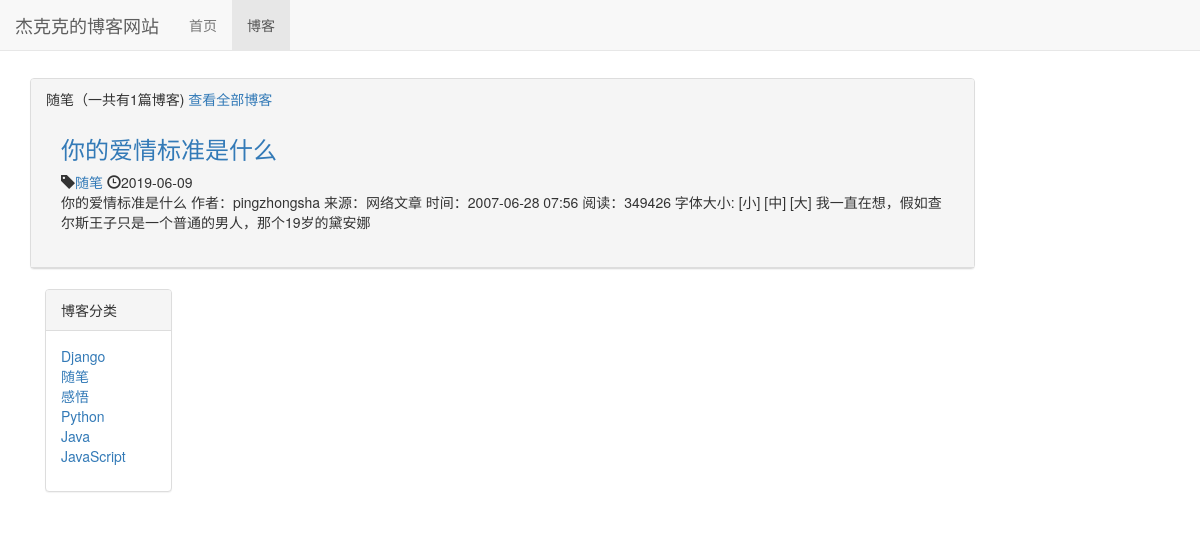
Page /blog/type/2 on the committed database.
### blog/models.py (models this page shows)
class BlogType(models.Model):
    type_name = models.CharField(max_length=15)
    def __str__(self):
        return self.type_name

class Blog(models.Model):
    title = models.CharField(max_length=50)
    blogtype = models.ForeignKey(BlogType,on_delete=models.DO_NOTHING)
    content = models.TextField()
    author = models.ForeignKey(User,on_delete=models.DO_NOTHING)
    created_time = models.DateTimeField(auto_now_add=True)
    last_updated_time = models.DateTimeField(auto_now=True)
    def __str__(self):
        return f"<Blog:{self.title}>"

### blog/views.py (the view)
# urls.py: path('type/<type_id>',views.blog_type_list,name = "type_list"),
def blog_type_list(request,type_id):
    context = {}
    blog_type  = BlogType.objects.get(pk = type_id)
    context['blogs'] = Blog.objects.filter(blogtype=blog_type)
    context['blog_type'] = blog_type
    context['blog_types'] = BlogType.objects.all()
    print(context)
    return render_to_response('blog/blog_type.html', context)

### blog/templates/blog/blog_type.html (shortened to what this page needs)
{% extends 'blog/blog_list.html' %}
{% block blog_list_title %}
    {{ blog_type.type_name  }}（一共有{{ blogs|length }}篇博客)
    <a href="{% url 'blog_list' %}">查看全部博客</a>
{% endblock %}

### blog/templates/blog/blog_list.html (shortened to what this page needs)
{% extends 'base.html' %}
{% load staticfiles %}
{% block header_extends %}
    <link rel="stylesheet" href="{% static  'blog/blog.css' %}">
{% endblock %}
{% block content %}
    <div class="container">
        <div class="row">
            <div class="col-xs-12 col-sm-8 col-md-9 col-lg-10">
                <div class="panel panel-default">
                    <div class="panel-heading">
                        {% block blog_list_title %}{% endblock %}
                    <div class="panel-body">
                        {% for blog in blogs %}
                            <div class="blog">
                           <h3> <a href="{% url 'bg_detail' blog.pk %}">{{ blog.title }}</a></h3>
                             <p class="blog-info">
                                 <span class="glyphicon glyphicon-tag"></span><a href="{% url 'type_list' blog.blogtype.pk %}">{{ blog.blogtype }}</a>
                                 <span class="glyphicon glyphicon-time"></span>{{ blog.created_time|date:"Y-m-d" }}
                             </p>
                            <p>{{ blog.content|truncatechars:120 }}</p>
                            </div>
                        {% empty %}
                            <div class="blog">
                            <h3>-- 暂无内容，敬请期待--</h3>
                            </div>
                        {% endfor %}
                    </div>
                </div>
            </div>
            <div class="hidden-xs col-sm-4 col-md-3 col-lg-2">
            <div class="panel panel-default">
                <div class="panel-heading">博客分类</div>
                <div class="panel-body">
                    <ul class="blog-types">
                        {% for blog_type in blog_types %}
                            <li><a href="{% url 'type_list' blog_type.pk %}">{{ blog_type.type_name }}</a></li>
                        {% empty %}
                            <li>暂无分类</li>
                        {% endfor %}
                    </ul>
                </div>
            </div>
            </div>
        </div>
    </div>
{% endblock %}
{% block nav_blog_active %}
    active
{% endblock %}

### blog/static/blog/blog.css (style rules this page uses)
ul.blog-types { list-style-type:none; }
div.blog h3 { margin-top: 0.5em; }
div.blog p.blog-info { margin-bottom: 0px; }

### static/base.css (style rules this page uses)
* { margin: 0; padding: 0; }
body { margin-top: 78px!important; }

### rows in the picture
BlogType: type_name "随笔"
Blog: title "你的爱情标准是什么", blogtype "随笔", created_time "2019-06-09", content "你的爱情标准是什么 作者：pingzhongsha 来源：网络文章 时间：2007-06-28 07:56 阅读：349426 字体大小: [小] [中] [大] 我一直在想，假如查尔斯王子只是一个普通的男人，那个19岁的黛安娜"
BlogType: type_name "Django"
BlogType: type_name "感悟"
BlogType: type_name "Python"
BlogType: type_name "Java"
BlogType: type_name "JavaScript"

### other values in the picture
{{ blogs|length }} "1"
